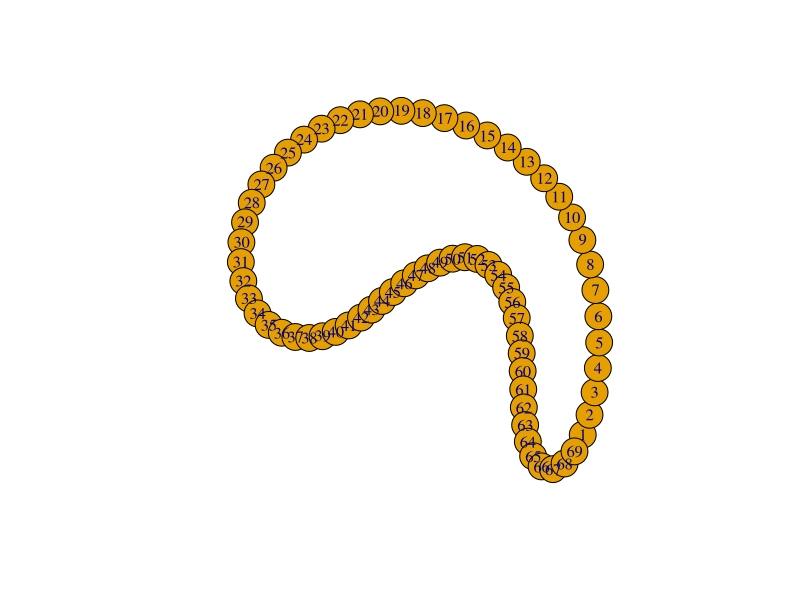
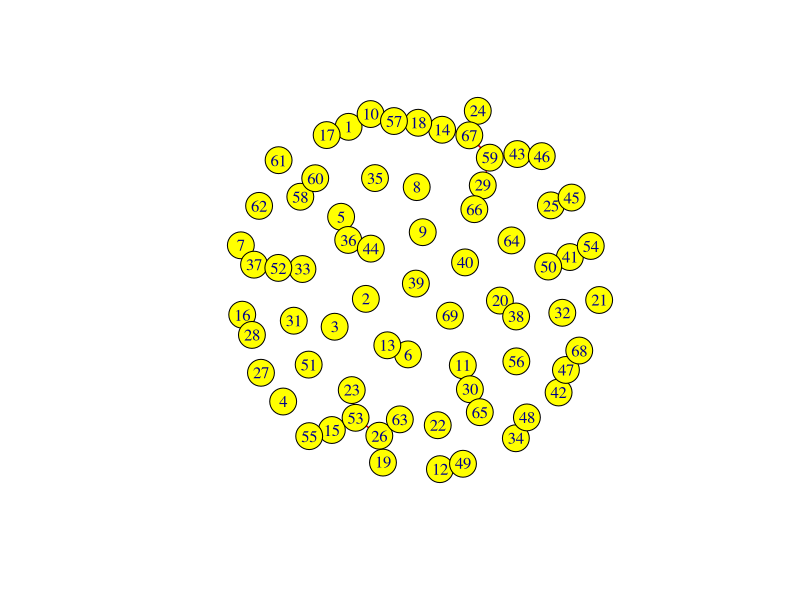
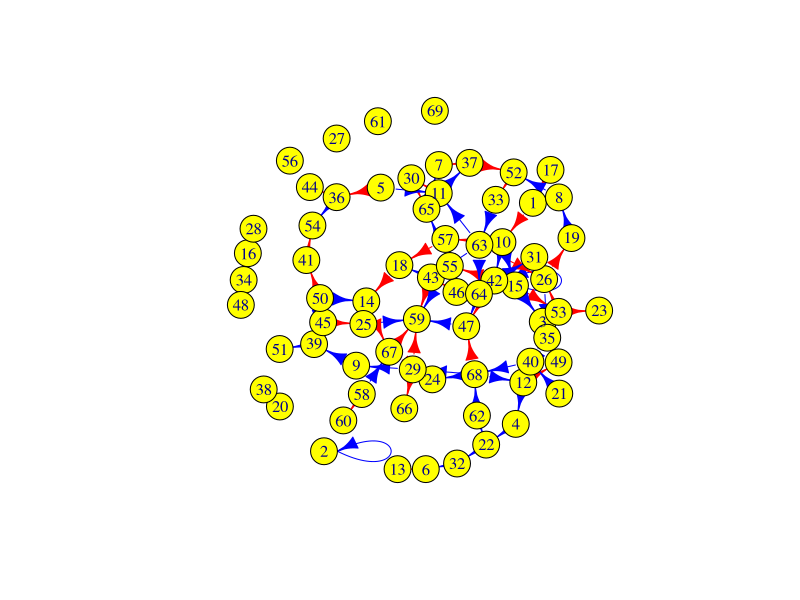
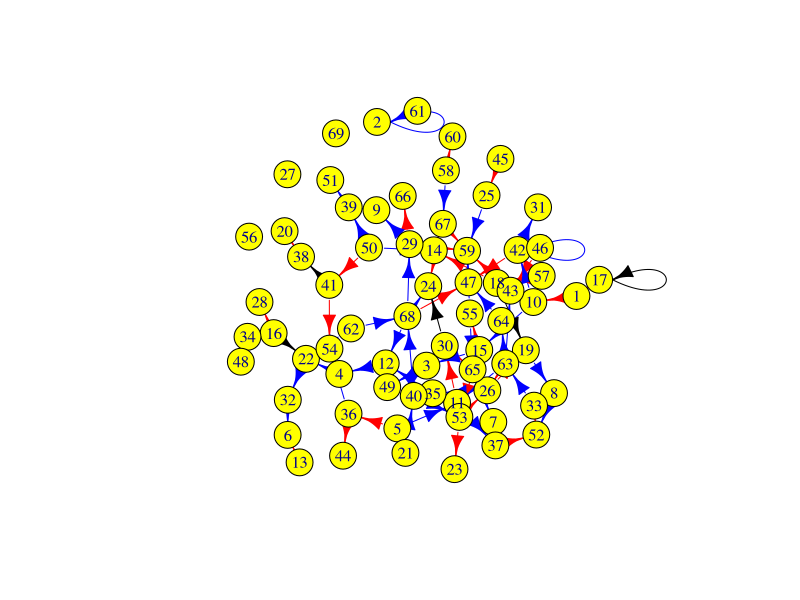
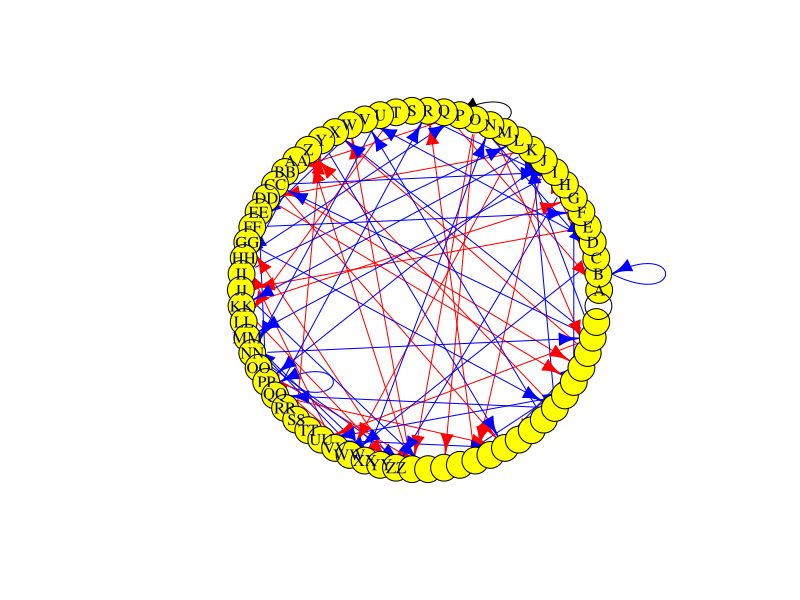
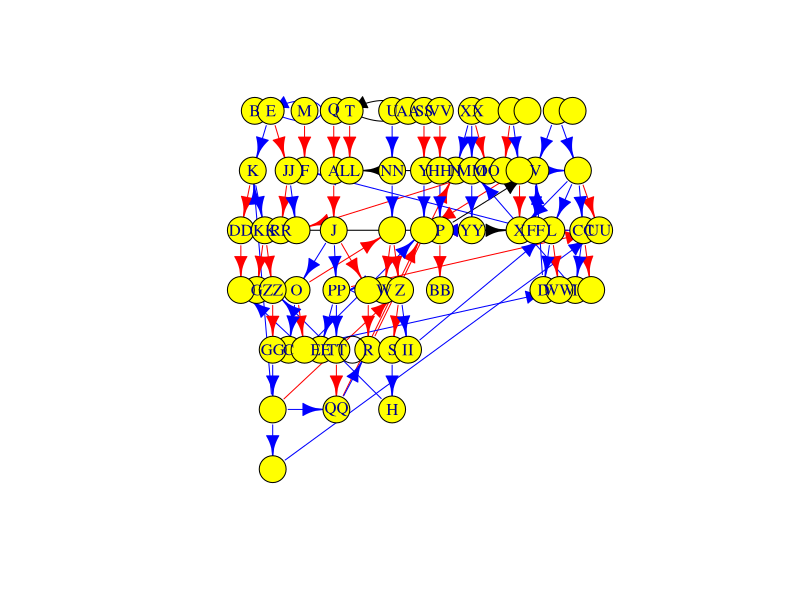
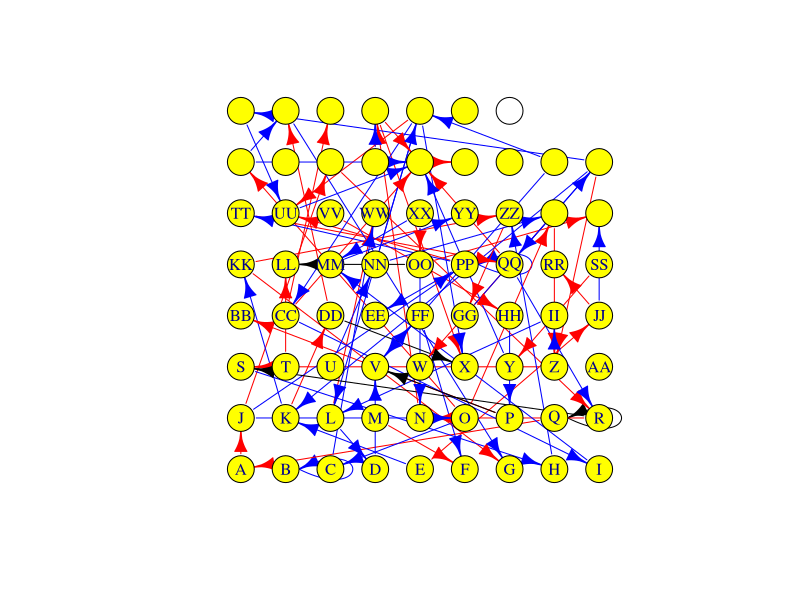
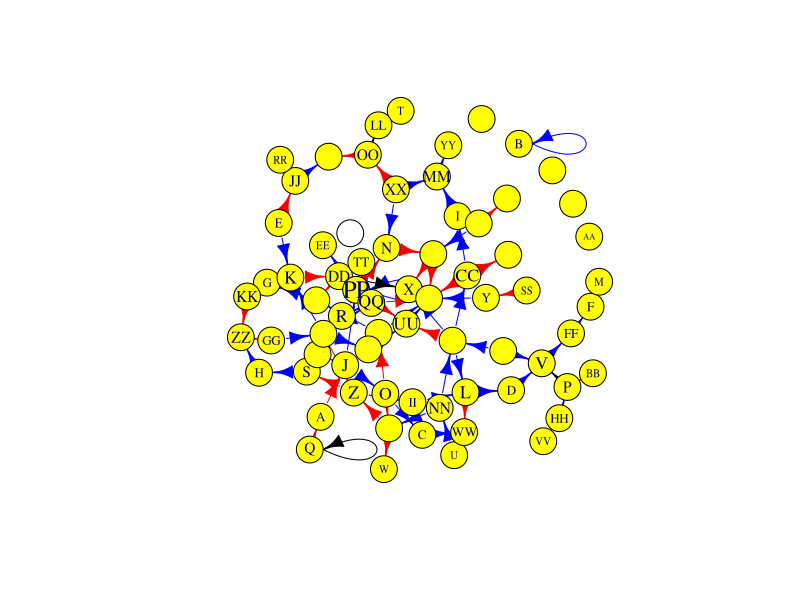

Generate these figures, in order, with R:
# Load required libraries
# install.packages("datastructures", repos = "http://cran.us.r-project.org")
# Load required libraries
library(igraph)

# 1
N <- 9
G_size <- sample(N+10:((N/10+5)^2+5*N), 1)
g <- make_ring(G_size)
cat("Number of vertices:", vcount(g), "\n")
cat("Number of edges:", ecount(g), "\n")
adj_matrix <- as_adjacency_matrix(g)
plot(g)
print(adj_matrix)

# 2
g1 <- make_empty_graph(G_size)
V(g1)$color <- "yellow"
E(g1)$color <- NA

random_edges <- sample(1:(G_size-1), N*8, replace = TRUE)
edges_to_add <- matrix(random_edges, ncol = 2, byrow = TRUE)
g1 <- g1 + edges(edges_to_add, color = "red")
plot(g1)
print(as_adjacency_matrix(g1))

random_edges <- sample(1:(G_size-1), N*10, replace = TRUE)
edges_to_add <- matrix(random_edges, ncol = 2, byrow = TRUE)
g1 <- g1 + edges(edges_to_add, color = "blue")
plot(g1)
print(as_adjacency_matrix(g1))

# 3
custom_edges <- c(2*N+23, 2*N+20, 2*N+12, N+15, 2*N-1, N+8, 2*N, 2*N+1, N+7, N+13)
edges_to_add <- matrix(custom_edges, ncol = 2, byrow = TRUE)

for (i in seq(1, nrow(edges_to_add), by = 1)) {
  if (all(edges_to_add[i,] %in% V(g1))) {
    g1 <- g1 + edges(edges_to_add[i,], color = "black")
  }
}

plot(g1)
cat("Neighbors of the", N, "th vertex:\n")
print(neighbors(g1, N))
cat("Edges incident to the", N, "th vertex:\n")
print(incident(g1, N))

cat("Are vertices", N+10, "and", N+12, "connected?\n")
cat(are_adjacent(g1, N+10, N+12), "\n")
print(as_adjacency_matrix(g1))

# 4
# Create a vector of uppercase letters
uppercase_letters <- LETTERS

# Generate names for vertices
vertex_names <- NULL

# Calculate the number of iterations needed
num_iterations <- ceiling((G_size + 1) / length(uppercase_letters))

# Generate names for each iteration
for (i in 1:num_iterations) {
  start_index <- (i - 1) * length(uppercase_letters) + 1
  end_index <- min(i * length(uppercase_letters), G_size + 1)

  current_names <- c(uppercase_letters, paste0(uppercase_letters, uppercase_letters))

  # Add names to the vertex_names vector
  vertex_names <- c(vertex_names, current_names[start_index:end_index])
}

vertex_to_add <- which.max(degree(g1))
g1 <- add_vertices(g1, 1)
g1 <- add_edges(g1, c(vertex_to_add, vcount(g1)))
V(g1)$name <- vertex_names[1:(G_size+1)]
print(as_adjacency_matrix(g1))

selected_vertices <- V(g1)[degree(g1) < 5 & degree(g1) > 2]
cat("Vertices with degree less than 5 and greater than 2:\n")
print(selected_vertices)

# 5
layouts <- list(
  in_circle = layout_in_circle(g1),
  in_tree = layout_as_tree(g1),
  lattice = layout_on_grid(g1)
)

# You can try the layouts using plot function, e.g.:
plot(g1, layout = layouts$in_circle)
plot(g1, layout = layouts$in_tree)
plot(g1, layout = layouts$lattice)


cat("Are vertices", N+10, "and", N+12, "connected?\n")
if (all(c(N+10, N+12) %in% V(g1))) {
  cat(are_adjacent(g1, N+10, N+12), "\n")
} else {
  cat("Invalid vertex IDs\n")
}
print(as_adjacency_matrix(g1))

# 6
cat("Diameter of the graph g1:", diameter(g1), "\n")
all_shortest_paths <- shortest_paths(g1, from = V(g1))
cat("Shortest paths for each vertex:\n")
print(all_shortest_paths$vpath)
V(g1)$label.cex <- 0.5 + degree(g1)/max(degree(g1))
plot(g1)


# TASK 2

# # Example usage
# N <- 5
# K <- 2
# roads <- list(
#   c(1, 2, 2),
#   c(2, 3, 4),
#   c(1, 4, 6),
#   c(4, 5, 3)
# )

# Dijkstra's algorithm function
dijkstra <- function(graph, source) {
  n <- nrow(graph)
  dist <- rep(1e9, n)
  dist[source] <- 0
  visited <- rep(FALSE, n)

  for (i in 1:n) {
    u <- -1

    for (j in 1:n) {
      if (!visited[j] && (u == -1 || dist[j] < dist[u])) {
        u <- j
      }
    }

    visited[u] <- TRUE

    for (v in 1:n) {
      if (!visited[v] && graph[u, v] < 1e9) {
        new_dist <- dist[u] + graph[u, v]
        if (new_dist < dist[v]) {
          dist[v] <- new_dist
        }
      }
    }
  }

  return(dist)
}

# Read input
# N <- as.integer(readline(prompt = "Enter the number of houses (N): "))
# K <- as.integer(readline(prompt = "Enter the number of roads (K): ")) <-

N <- 6 # Number of houses
K <- 7 # Number of roads

# Initialize distance matrix with large values
graph <- matrix(1e9, nrow = N, ncol = N)

# Roads: (A, B, length)
roads <- list(
  c(1, 2, 4),
  c(1, 3, 2),
  c(2, 3, 1),
  c(2, 4, 5),
  c(3, 4, 8),
  c(3, 5, 10),
  c(4, 6, 6)
)

# Read roads and update graph
for (i in 1:K) {
  # road <- as.integer(unlist(strsplit(readline(prompt = "Enter road details (A, B, length): "), " ")))
  road <- roads[[i]]
  graph[road[1], road[2]] <- road[3]
  graph[road[2], road[1]] <- road[3]
}

# Calculate all-pairs shortest paths using Dijkstra's algorithm
all_pair_shortest_paths <- lapply(1:N, function(source) dijkstra(graph, source))
dist_matrix <- do.call(rbind, all_pair_shortest_paths)

# Find the house with minimum sum of distances
min_distance <- sum(dist_matrix[1, ])
meeting_point <- 1

for (i in 2:N) {
  curr_distance <- sum(dist_matrix[i, ])
  if (curr_distance < min_distance) {
    min_distance <- curr_distance
    meeting_point <- i
  }
}

cat("The optimal meeting point is house number", meeting_point, "\n")
